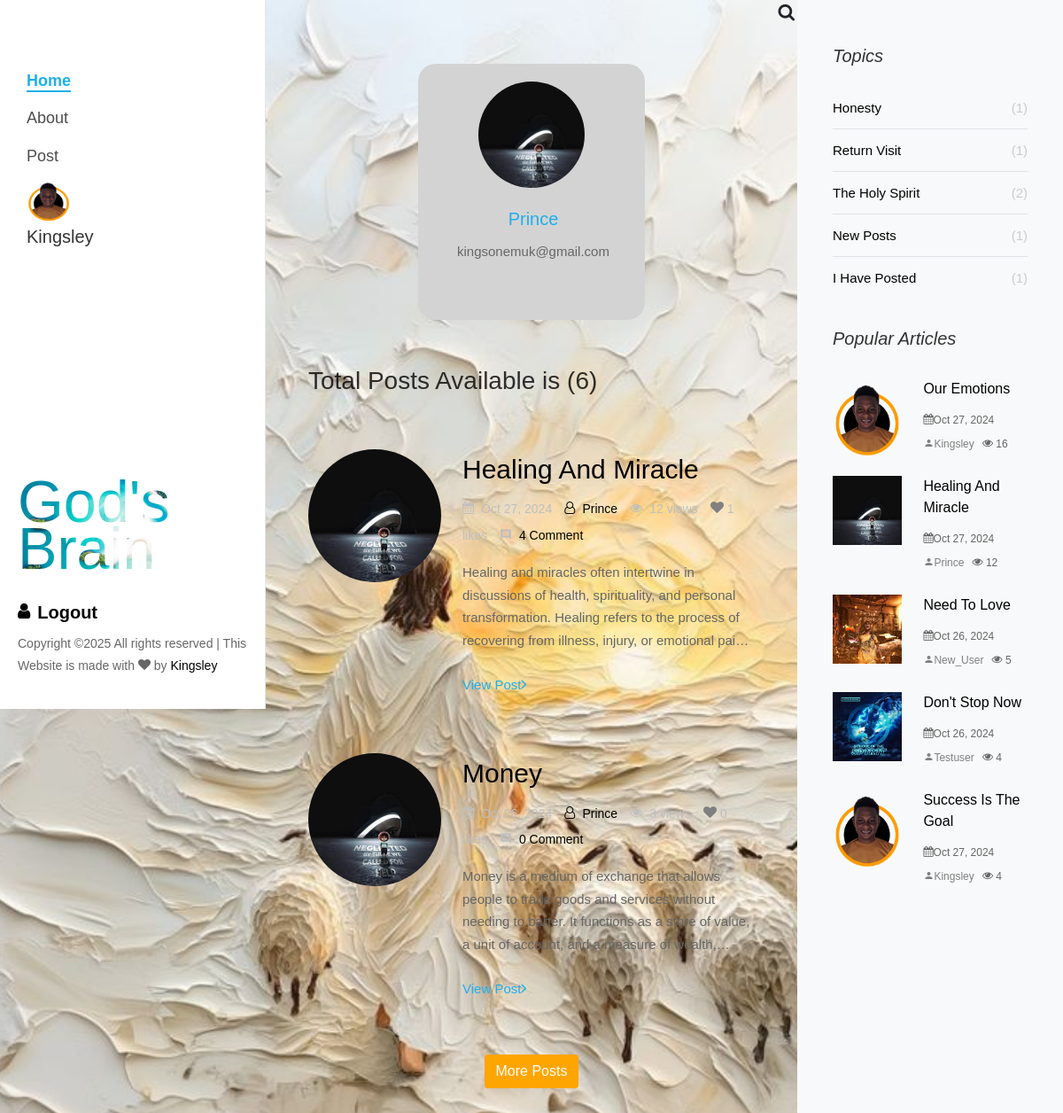
/profile/Prince (signed in), run on the app's committed database.
### users/models.py (models this page shows, shortened)
class Profile(models.Model):
    user = models.OneToOneField(User, on_delete=models.CASCADE)
    image = models.ImageField(upload_to='profile-pics', default='icon.png')

### posts/models.py (models this page shows, shortened)
class Post(models.Model):
    title = models.CharField(max_length=100)
    content = models.TextField()
    views = models.PositiveIntegerField(default=0)
    likes = models.ManyToManyField(User, related_name='liked_posts', blank=True)
    date_posted = models.DateTimeField(auto_now_add=True)
    author = models.ForeignKey(User, on_delete=models.CASCADE)
    def total_likes(self):
        return self.likes.count()

### users/views.py (the view, shortened to what this page needs)
# urls.py: path('profile/<str:username>', ProfileView.as_view(), name='profile'),
class ProfileView(LoginRequiredMixin, View):
    template_name = 'users/profile.html'
    def get(self, request, username):
        user = get_object_or_404(User, username=username)
        posts = Post.objects.filter(author=user).order_by('-date_posted')
        post_to_display = posts[:2]
        loadMore = len(posts) > len(posts[:2])
        title = list(Post.objects.all())
        to_search = random.sample(title, min(len(title), 5))  # Avoid error if fewer than 5 posts
        for post in post_to_display:  # Use the paginated posts here
            post.total_comments = Comment.objects.filter(post=post).count()
        return render(request, self.template_name, {
            'user_form': UserUpdateForm(instance=user),
            'profile_form': ProfileUpdateForm(instance=user.profile),
            'user_p': user,
            'posts_num': posts.count(),
            'to_search': to_search,
            'titles': f'{username} Profile',
            'posts': post_to_display,
            'more_post': loadMore,
            'viral_posts': Post.objects.order_by('-views')[:5],
        })

### users/templates/users/profile.html (shortened to what this page needs)
{% extends "posts/base.html" %}
{% load static %}
{% block content %}
<div class="row pt-md-4">
        <div class="fadeIn ftco-animated" style="margin: auto; display: grid; place-item: center; text-align: center; padding: 20px; background-color: lightgrey; border-radius: 20px;">
            <img src="{{ user_p.profile.image.url }}" style="width: 120px; height: 120px; border-radius: 50%; margin: auto">
            <div class="text text-2 pl-md-4" style="margin: auto; padding: 20px">
                <h5 class="mb-2"><a href="{% url 'profile' user_p.username %}">{{ user_p.username }}</a></h5>
                <p class="mb-4">{{ user_p.email }}</p>
            </div>
        </div>
    <div class="col-md-12 mt-5 fadeInUp ftco-animated">
        <h3>Total Posts Available is ({{posts_num}})</h3>
    </div>
    <div id="postHead">
    {% for post in posts %}
    <div class="col-md-12 mt-5 fadeInUp ftco-animated">
        <div class="blog-entry ftco-animate d-md-flex fadeInUp ftco-animated">
            <img src="{{ post.author.profile.image.url }}" class="img img-2">
            <div class="text text-2 pl-md-4">
                <h3 class="mb-2"><a href="{% url 'post_detail' post.id %}">{{ post.title }}</a></h3>
                <div class="meta-wrap">
                    <p class="meta">
                    <span><i class="icon-calendar mr-2"></i>{{ post.date_posted|date:"M d, Y" }}</span>
                    <span><a href="{% url 'profile' post.author.username %}"><i class="icon-user-o mr-2"></i>{{ post.author }}</a></span>
                    <span><i class="icon-eye mr-2"></i>{{ post.views }} views</span>
                    <span id="like-section-{{ post.pk }}">
                        <button
                            onclick="toggleLike({{ post.pk }}, '{% url 'toggle_like' post.pk %}')"
                            id="like-button-{{ post.pk }}"
                            style="border: none; background: none; cursor: pointer; outline: none; padding: 0;">
                            <i class="icon-heart"
                               id="like-icon-{{ post.pk }}"
                               style="color: {% if user in post.likes.all %}red{% else %}gray{% endif %}; font-size: 15px;">
                            </i>
                        </button>
                        <span id="like-count-{{ post.pk }}">{{ post.total_likes }} likes</span>
                        <span><i class="icon-comment2 mr-2"></i><a href="{% url 'post_detail' post.id %}">{{post.total_comments}} Comment</a></span>
                    </span>
                    </p>
                </div>
                <p class="mb-4" id="clamp">{{ post.content }}</p>
                <p><a href="{% url 'post_detail' post.id %}" class="btn-custom">View Post<span class="ion-ios-arrow-forward"></span></a></p>
            </div>
        </div>
    </div>
    {% endfor %}
    </div>
    {% if more_post is True %}
    <form id="loadMore" style="diplay: flex; margin: auto">
        <button
            type="button"
            class="btn btn-link"
            style="background-color: orange; border-radius: 3px; border: 1px orange solid; color: white; text-decoration: none"
            onclick="LoadMore('{{ user_p.username }}')">
            More Posts
        </button>
    </form>
    {% endif %}
</div>
{% endblock %}

### posts/templates/posts/base.html (shortened to what this page needs)
{% load static %}
<!DOCTYPE html>
<html lang="en">
  <head>
    <link rel="stylesheet" href="{% static 'css/open-iconic-bootstrap.min.css' %}">
    <link rel="stylesheet" href="{% static 'css/animate.css' %}">
    <link rel="stylesheet" href="{% static 'css/owl.carousel.min.css' %}">
    <link rel="stylesheet" href="{% static 'css/owl.theme.default.min.css' %}">
    <link rel="stylesheet" href="{% static 'css/magnific-popup.css' %}">
    <link rel="stylesheet" href="{% static 'css/aos.css' %}">
    <link rel="stylesheet" href="{% static 'css/ionicons.min.css' %}">
    <link rel="stylesheet" href="{% static 'css/bootstrap-datepicker.css' %}">
    <link rel="stylesheet" href="{% static 'css/jquery.timepicker.css' %}">
    <link rel="stylesheet" href="{% static 'css/flaticon.css' %}">
    <link rel="stylesheet" href="{% static 'css/icomoon.css' %}">
    <link rel="stylesheet" href="{% static 'css/style.css' %}">
  </head>
  <body style="background-image: url({% static 'images/main_bg.jpg' %}); background-size: cover; background-repeat: no-repeat; background-position: center; background-attachment: fixed;">
<div id="colorlib-page">
		<aside id="colorlib-aside" role="complementary" class="js-fullheight">
			<nav id="colorlib-main-menu" role="navigation">
				<ul>
					<li class="colorlib-active"><a href="{% url 'home' %}">Home</a></li>
					<li><a href="{% url 'about' %}">About</a></li>
					{% if user.is_authenticated %}
					<li><a href="{% url 'post' %}">Post</a></li>
					<a href="{% url 'profile' user.username %}" class="text-decoration-none">
						<div>
							<img src="{{ user.profile.image.url }}" style="width: 50px; height: 50px; border-radius: 50%;">
							<span><h5>{{ user.username }}</h5></span>
						</div>
					</a>
					{% endif %}
				</ul>
			</nav>
			<div class="colorlib-footer">
				<h1 id="colorlib-logo" class="mb-4"><a href="{% url 'home' %}" style="background-image: url({% static 'images/image_2.jpg' %}); font-family: 'Impact', 'Arial Black', sans-serif; font-size: clamp(1.5rem, 90%, 5rem);">God's <span>Brain</span></a></h1>
				{% if user.is_authenticated %}
				<div class="mb-2">
					<h5><a href="{% url 'logout' %}"><i class="icon icon-user mr-2"></i><b>Logout</b></a></h5>
				</div>
				{% endif %}
				<p class="pfooter">
			Copyright &copy;<script>document.write(new Date().getFullYear());</script> All rights reserved | This Website is made with <i class="icon-heart" aria-hidden="true"></i> by <a href="{% url 'about' %}" target="_blank">Kingsley</a>
			</p>
			</div>
		</aside>
		<div id="colorlib-main">
			<section class="ftco-section ftco-no-pt ftco-no-pb">
	    	<div class="container">
			<div class="row d-flex">
				<div class="col-xl-8 py-5 px-md-5">
			<form method="get" action="{% url 'search' %}" id="search-form">
				<div class="form-group d-flex align-items-center">
					<label for="toggle-search" class="btn p-0 me-2">
					<span class="icon icon-search" style="font-size: 20px; position: absolute; top: 0; right: 0; padding: 3px;" id="srch"></span>
					</label>
				</div>
			</form>
	    		{% block content %}{% endblock %}
				</div>
				<div class="col-xl-4 sidebar ftco-animate bg-light pt-5">
					<div class="sidebar-box ftco-animate">
						<h3 class="sidebar-heading">Topics</h3>
					  <ul class="categories">
						{% for search in to_search %}
						<li>
							<a href="{% url 'search' %}?q={{ search.title }}">
								{{ search.title }} <span>({{ search.views }})</span>
							</a>
						</li>
						{% endfor %}
					  </ul>
					</div>
					<div class="sidebar-box ftco-animate">
					  <h3 class="sidebar-heading">Popular Articles</h3>
					{% for viral_post in viral_posts %}
					  <div class="block-21 mb-4 d-flex">
						<a class="blog-img mr-4">
							<img src="{{ viral_post.author.profile.image.url }}" class="img-fluid">
						</a>
						<div class="text">
						  <h3 class="heading"><a href="{% url 'post_detail' viral_post.id %}">{{ viral_post.title }}</a></h3>
						  <div class="meta">
							<div><span class="icon-calendar"></span>{{ viral_post.date_posted|date:"M d, Y" }}</div>
							<div><a href="{% url 'profile' viral_post.author %}"><span class="icon-person"></span>{{ viral_post.author }}</a></div>
							<div><span class="icon-eye"></span> {{ viral_post.views }}</div>
						  </div>
						</div>
					  </div>
					{% endfor %}
					</div>
				</div>
			</div>
	    </section>
	</div>
  </div>
  </body>
</html>

### posts/static/css/icomoon.css (style rules this page uses)
[class^="icon-"], [class*=" icon-"] { font-family: 'icomoon' !important; speak: none; font-style: normal; font-weight: normal; font-variant: normal; text-transform: none; line-height: 1; -webkit-font-smoothing: antialiased; -moz-osx-font-smoothing: grayscale; }
.icon-search:before { content: "\f002"; }
.icon-heart:before { content: "\f004"; }
.icon-user:before { content: "\f007"; }
.icon-eye:before { content: "\f06e"; }
.icon-calendar:before { content: "\f073"; }
.icon-user-o:before { content: "\f2c0"; }
.icon-comment2:before { content: "\e0b9"; }
.icon-person:before { content: "\e7fd"; }

### posts/templates/posts/base.html (style rules this page uses)
html, body { scroll-behavior: smooth; }
p button { color: #fff; background-color: #333; height: 30px; border-radius: 5px; }
#clamp { display: -webkit-box; -webkit-box-orient: vertical; -webkit-line-clamp: 4; overflow: hidden; text-overflow: ellipsis; max-height: calc(1.7em * 4); line-height: 1.7em; }
#search-form { position: absolute; top: 0; right: 0; padding: 10px; }

### data on the page
Post: author.profile.image (picture), title "Healing And Miracle", date_posted "Oct 27, 2024", author "Prince", views "12", total_likes "1", total_comments "4", content "Healing and miracles often intertwine in discussions of health, spirituality, and personal transformation. Healing refers to the process of recovering from illness, injury, or emotional…"
Post: author.profile.image (picture), title "Money", date_posted "Oct 26, 2024", author "Prince", views "3", total_likes "0", total_comments "0", content "Money is a medium of exchange that allows people to trade goods and services without needing to barter. It functions as a store of value, a unit of account, and a measure of…"
Post: title "Honesty", views "1"
Post: title "Return Visit", views "1"
Post: title "The Holy Spirit", views "2"
Post: title "New Posts", views "1"
Post: title "I Have Posted", views "1"
Post: author.profile.image (placeholder picture), title "Our Emotions", date_posted "Oct 27, 2024", author "Kingsley", views "16"
Post: author.profile.image (picture), title "Need To Love", date_posted "Oct 26, 2024", author "New_User", views "5"
Post: author.profile.image (picture), title "Don't Stop Now", date_posted "Oct 26, 2024", author "Testuser", views "4"
Post: author.profile.image (placeholder picture), title "Success Is The Goal", date_posted "Oct 27, 2024", author "Kingsley", views "4"

### other printed values
{{ user.username }} "Kingsley"
{{ user_p.username }} "Prince"
{{ user_p.email }} "kingsonemuk@gmail.com"
{{ posts_num }} "6"
